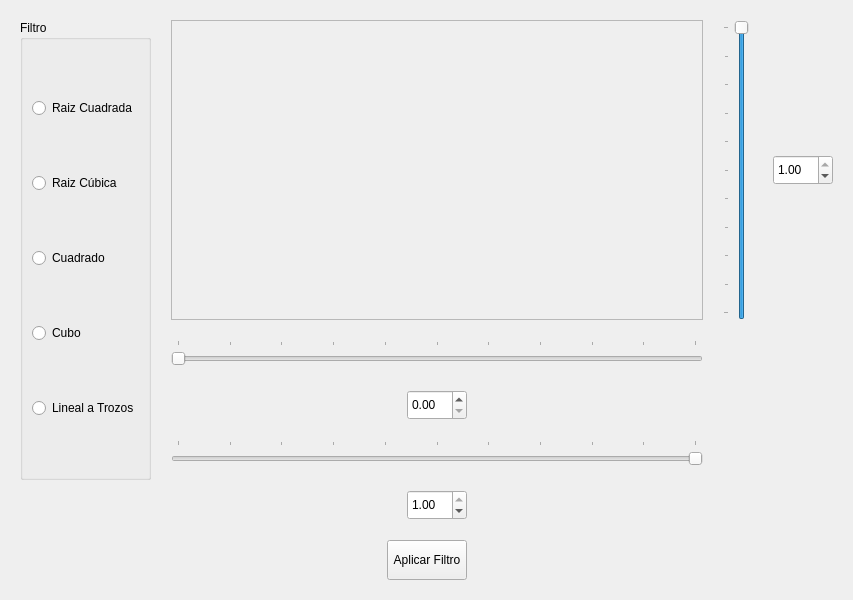
<?xml version="1.0" encoding="UTF-8"?>
<ui version="4.0">
 <class>Filtro</class>
 <widget class="QMainWindow" name="Filtro">
  <property name="windowModality">
   <enum>Qt::NonModal</enum>
  </property>
  <property name="geometry">
   <rect>
    <x>0</x>
    <y>0</y>
    <width>853</width>
    <height>588</height>
   </rect>
  </property>
  <property name="contextMenuPolicy">
   <enum>Qt::DefaultContextMenu</enum>
  </property>
  <property name="windowTitle">
   <string>Opciones de Filtro</string>
  </property>
  <widget class="QWidget" name="centralwidget">
   <layout class="QVBoxLayout" name="verticalLayout_5">
    <property name="spacing">
     <number>20</number>
    </property>
    <property name="leftMargin">
     <number>20</number>
    </property>
    <property name="topMargin">
     <number>20</number>
    </property>
    <property name="rightMargin">
     <number>20</number>
    </property>
    <property name="bottomMargin">
     <number>20</number>
    </property>
    <item>
     <layout class="QHBoxLayout" name="horizontalLayout_4">
      <property name="spacing">
       <number>20</number>
      </property>
      <item>
       <layout class="QVBoxLayout" name="verticalLayout_4" stretch="2,0">
        <item>
         <widget class="QGroupBox" name="groupBox">
          <property name="title">
           <string>Filtro</string>
          </property>
          <layout class="QVBoxLayout" name="verticalLayout">
           <item>
            <widget class="QRadioButton" name="rdb_raiz_cuadrada">
             <property name="text">
              <string>Raiz Cuadrada</string>
             </property>
            </widget>
           </item>
           <item>
            <widget class="QRadioButton" name="rdb_raiz_cubica">
             <property name="text">
              <string>Raiz Cúbica</string>
             </property>
            </widget>
           </item>
           <item>
            <widget class="QRadioButton" name="rdb_cuadrado">
             <property name="text">
              <string>Cuadrado</string>
             </property>
            </widget>
           </item>
           <item>
            <widget class="QRadioButton" name="rdb_cubo">
             <property name="text">
              <string>Cubo</string>
             </property>
            </widget>
           </item>
           <item>
            <widget class="QRadioButton" name="rdb_lineal">
             <property name="text">
              <string>Lineal a Trozos</string>
             </property>
            </widget>
           </item>
          </layout>
         </widget>
        </item>
        <item>
         <spacer name="verticalSpacer">
          <property name="orientation">
           <enum>Qt::Vertical</enum>
          </property>
          <property name="sizeHint" stdset="0">
           <size>
            <width>20</width>
            <height>40</height>
           </size>
          </property>
         </spacer>
        </item>
       </layout>
      </item>
      <item>
       <layout class="QGridLayout" name="gridLayout">
        <item row="2" column="0">
         <layout class="QHBoxLayout" name="horizontalLayout_2">
          <item>
           <spacer name="horizontalSpacer_3">
            <property name="orientation">
             <enum>Qt::Horizontal</enum>
            </property>
            <property name="sizeHint" stdset="0">
             <size>
              <width>40</width>
              <height>20</height>
             </size>
            </property>
           </spacer>
          </item>
          <item>
           <widget class="QDoubleSpinBox" name="spin_sh_min">
            <property name="minimumSize">
             <size>
              <width>60</width>
              <height>30</height>
             </size>
            </property>
            <property name="maximum">
             <double>1.000000000000000</double>
            </property>
            <property name="singleStep">
             <double>0.100000000000000</double>
            </property>
           </widget>
          </item>
          <item>
           <spacer name="horizontalSpacer_4">
            <property name="orientation">
             <enum>Qt::Horizontal</enum>
            </property>
            <property name="sizeHint" stdset="0">
             <size>
              <width>40</width>
              <height>20</height>
             </size>
            </property>
           </spacer>
          </item>
         </layout>
        </item>
        <item row="0" column="2">
         <widget class="QDoubleSpinBox" name="spin_sv_max">
          <property name="minimumSize">
           <size>
            <width>60</width>
            <height>30</height>
           </size>
          </property>
          <property name="maximum">
           <double>1.000000000000000</double>
          </property>
          <property name="singleStep">
           <double>0.100000000000000</double>
          </property>
          <property name="value">
           <double>1.000000000000000</double>
          </property>
         </widget>
        </item>
        <item row="4" column="0">
         <layout class="QHBoxLayout" name="horizontalLayout_3">
          <item>
           <spacer name="horizontalSpacer_5">
            <property name="orientation">
             <enum>Qt::Horizontal</enum>
            </property>
            <property name="sizeHint" stdset="0">
             <size>
              <width>40</width>
              <height>20</height>
             </size>
            </property>
           </spacer>
          </item>
          <item>
           <widget class="QDoubleSpinBox" name="spin_sh_max">
            <property name="minimumSize">
             <size>
              <width>60</width>
              <height>30</height>
             </size>
            </property>
            <property name="maximum">
             <double>1.000000000000000</double>
            </property>
            <property name="singleStep">
             <double>0.100000000000000</double>
            </property>
            <property name="value">
             <double>1.000000000000000</double>
            </property>
           </widget>
          </item>
          <item>
           <spacer name="horizontalSpacer_6">
            <property name="orientation">
             <enum>Qt::Horizontal</enum>
            </property>
            <property name="sizeHint" stdset="0">
             <size>
              <width>40</width>
              <height>20</height>
             </size>
            </property>
           </spacer>
          </item>
         </layout>
        </item>
        <item row="0" column="1">
         <widget class="QSlider" name="sv_max">
          <property name="minimumSize">
           <size>
            <width>30</width>
            <height>0</height>
           </size>
          </property>
          <property name="maximum">
           <number>10</number>
          </property>
          <property name="value">
           <number>10</number>
          </property>
          <property name="orientation">
           <enum>Qt::Vertical</enum>
          </property>
          <property name="invertedAppearance">
           <bool>false</bool>
          </property>
          <property name="invertedControls">
           <bool>false</bool>
          </property>
          <property name="tickPosition">
           <enum>QSlider::TicksAbove</enum>
          </property>
          <property name="tickInterval">
           <number>1</number>
          </property>
         </widget>
        </item>
        <item row="3" column="0">
         <widget class="QSlider" name="sh_der">
          <property name="minimumSize">
           <size>
            <width>0</width>
            <height>30</height>
           </size>
          </property>
          <property name="layoutDirection">
           <enum>Qt::RightToLeft</enum>
          </property>
          <property name="minimum">
           <number>0</number>
          </property>
          <property name="maximum">
           <number>10</number>
          </property>
          <property name="value">
           <number>0</number>
          </property>
          <property name="orientation">
           <enum>Qt::Horizontal</enum>
          </property>
          <property name="invertedAppearance">
           <bool>false</bool>
          </property>
          <property name="invertedControls">
           <bool>false</bool>
          </property>
          <property name="tickPosition">
           <enum>QSlider::TicksAbove</enum>
          </property>
          <property name="tickInterval">
           <number>1</number>
          </property>
         </widget>
        </item>
        <item row="0" column="0">
         <widget class="QFrame" name="frame">
          <property name="minimumSize">
           <size>
            <width>470</width>
            <height>300</height>
           </size>
          </property>
          <property name="frameShape">
           <enum>QFrame::StyledPanel</enum>
          </property>
          <property name="frameShadow">
           <enum>QFrame::Raised</enum>
          </property>
          <layout class="QVBoxLayout" name="verticalLayout_3">
           <property name="spacing">
            <number>0</number>
           </property>
           <property name="leftMargin">
            <number>0</number>
           </property>
           <property name="topMargin">
            <number>0</number>
           </property>
           <property name="rightMargin">
            <number>0</number>
           </property>
           <property name="bottomMargin">
            <number>0</number>
           </property>
           <item>
            <layout class="QVBoxLayout" name="grafico"/>
           </item>
          </layout>
         </widget>
        </item>
        <item row="1" column="0">
         <widget class="QSlider" name="sh_izq">
          <property name="minimumSize">
           <size>
            <width>0</width>
            <height>30</height>
           </size>
          </property>
          <property name="tabletTracking">
           <bool>false</bool>
          </property>
          <property name="contextMenuPolicy">
           <enum>Qt::NoContextMenu</enum>
          </property>
          <property name="acceptDrops">
           <bool>false</bool>
          </property>
          <property name="autoFillBackground">
           <bool>false</bool>
          </property>
          <property name="styleSheet">
           <string notr="true"/>
          </property>
          <property name="inputMethodHints">
           <set>Qt::ImhSensitiveData</set>
          </property>
          <property name="maximum">
           <number>10</number>
          </property>
          <property name="singleStep">
           <number>1</number>
          </property>
          <property name="pageStep">
           <number>10</number>
          </property>
          <property name="tracking">
           <bool>true</bool>
          </property>
          <property name="orientation">
           <enum>Qt::Horizontal</enum>
          </property>
          <property name="invertedAppearance">
           <bool>false</bool>
          </property>
          <property name="tickPosition">
           <enum>QSlider::TicksAbove</enum>
          </property>
          <property name="tickInterval">
           <number>1</number>
          </property>
         </widget>
        </item>
       </layout>
      </item>
     </layout>
    </item>
    <item>
     <layout class="QHBoxLayout" name="horizontalLayout">
      <item>
       <spacer name="horizontalSpacer">
        <property name="orientation">
         <enum>Qt::Horizontal</enum>
        </property>
        <property name="sizeHint" stdset="0">
         <size>
          <width>40</width>
          <height>20</height>
         </size>
        </property>
       </spacer>
      </item>
      <item>
       <widget class="QPushButton" name="btn_aplicar">
        <property name="minimumSize">
         <size>
          <width>50</width>
          <height>40</height>
         </size>
        </property>
        <property name="text">
         <string>Aplicar Filtro</string>
        </property>
       </widget>
      </item>
      <item>
       <spacer name="horizontalSpacer_2">
        <property name="orientation">
         <enum>Qt::Horizontal</enum>
        </property>
        <property name="sizeHint" stdset="0">
         <size>
          <width>40</width>
          <height>20</height>
         </size>
        </property>
       </spacer>
      </item>
     </layout>
    </item>
   </layout>
  </widget>
 </widget>
 <resources/>
 <connections/>
</ui>
